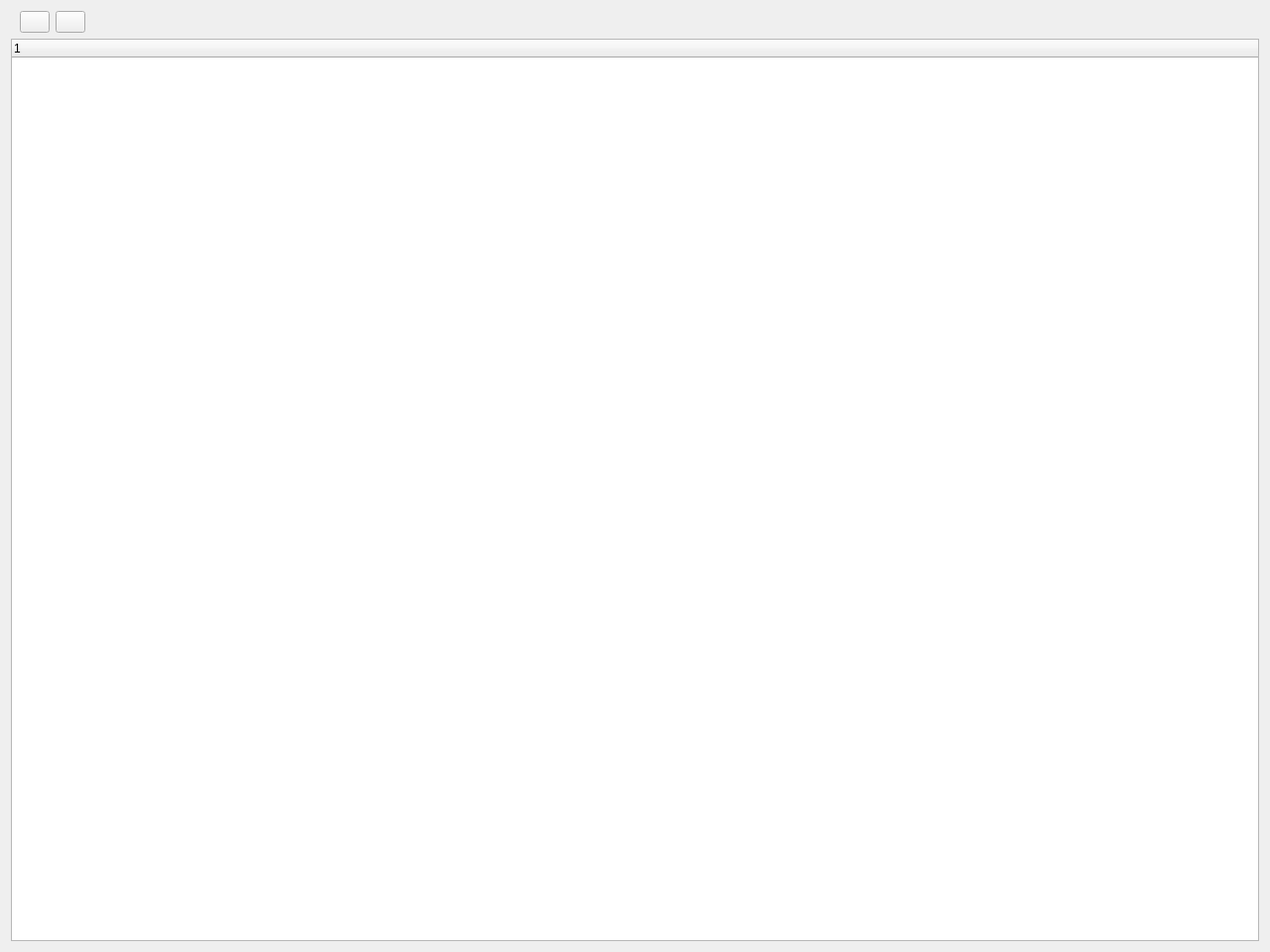
<?xml version="1.0" encoding="UTF-8"?>
<ui version="4.0">
 <class>ProjectDetail</class>
 <widget class="QWidget" name="ProjectDetail">
  <property name="geometry">
   <rect>
    <x>0</x>
    <y>0</y>
    <width>1280</width>
    <height>960</height>
   </rect>
  </property>
  <property name="sizePolicy">
   <sizepolicy hsizetype="Fixed" vsizetype="Fixed">
    <horstretch>0</horstretch>
    <verstretch>0</verstretch>
   </sizepolicy>
  </property>
  <property name="minimumSize">
   <size>
    <width>1280</width>
    <height>960</height>
   </size>
  </property>
  <property name="windowTitle">
   <string notr="true"/>
  </property>
  <layout class="QVBoxLayout" name="verticalLayout">
   <item>
    <widget class="QWidget" name="widget" native="true">
     <property name="sizePolicy">
      <sizepolicy hsizetype="Fixed" vsizetype="Minimum">
       <horstretch>0</horstretch>
       <verstretch>0</verstretch>
      </sizepolicy>
     </property>
     <property name="minimumSize">
      <size>
       <width>0</width>
       <height>0</height>
      </size>
     </property>
     <layout class="QHBoxLayout" name="horizontalLayout">
      <property name="topMargin">
       <number>0</number>
      </property>
      <property name="bottomMargin">
       <number>0</number>
      </property>
      <item>
       <widget class="QPushButton" name="downloadBtn">
        <property name="sizePolicy">
         <sizepolicy hsizetype="Minimum" vsizetype="Minimum">
          <horstretch>0</horstretch>
          <verstretch>0</verstretch>
         </sizepolicy>
        </property>
        <property name="maximumSize">
         <size>
          <width>30</width>
          <height>30</height>
         </size>
        </property>
        <property name="text">
         <string/>
        </property>
       </widget>
      </item>
      <item>
       <widget class="QPushButton" name="uploadBtn">
        <property name="sizePolicy">
         <sizepolicy hsizetype="Minimum" vsizetype="Minimum">
          <horstretch>0</horstretch>
          <verstretch>0</verstretch>
         </sizepolicy>
        </property>
        <property name="maximumSize">
         <size>
          <width>30</width>
          <height>30</height>
         </size>
        </property>
        <property name="text">
         <string/>
        </property>
       </widget>
      </item>
     </layout>
    </widget>
   </item>
   <item>
    <widget class="QTreeWidget" name="sectionTree">
     <column>
      <property name="text">
       <string notr="true">1</string>
      </property>
     </column>
    </widget>
   </item>
  </layout>
 </widget>
 <resources/>
 <connections/>
</ui>
